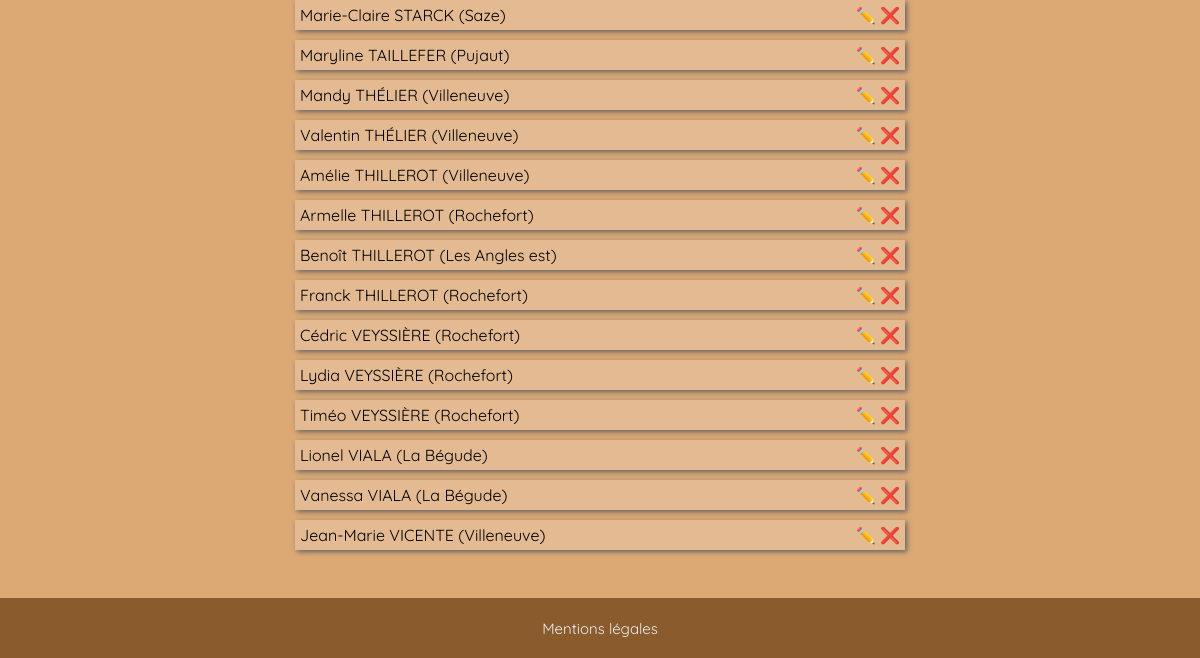
/personnes/ (lower part), run on an earlier commit of the app's database.
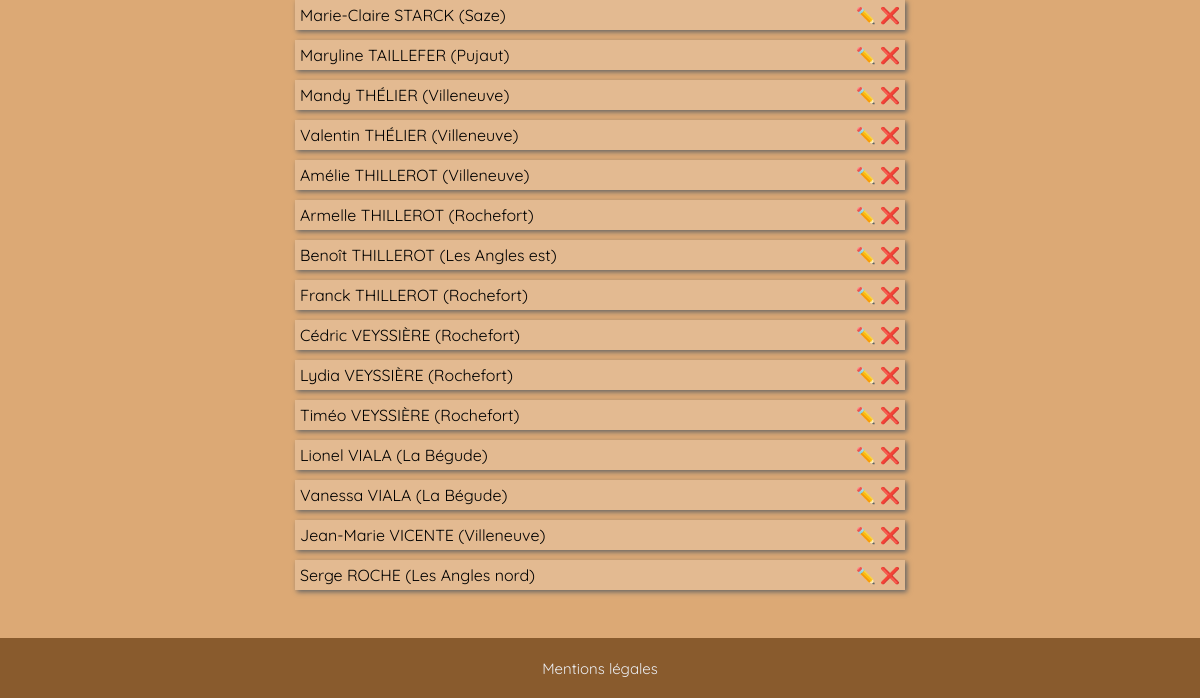
And on a later commit of the database.
### persons/models.py (models this page shows, shortened)
class Person(models.Model):
    GENDER = (
        ("MALE", "Homme"),
        ("FEMALE", "Femme"),
    )
    FUNCTION = (
        ("NONE", ""),
        ("ELDER", "Ancien"),
        ("ASSISTANT", "Assistant"),
    )
    ROLES = (
        ("COORDINATOR", "Coordinateur"),
        ("SECRETARY", "Secrétaire"),
        ("PRED_RESP", "Responsable de la prédication"),
        ("GROUP_RESP", "Responsable de groupe"),
        ("GROUP_ADJ", "Adjoint de groupe"),
        ("GROUP_PREP", "Préposé de groupe"),
        ("TERR_RESP", "Responsable aux territoires"),
        ("TERR_ADJ", "Adjoint aux territoires"),
        ("BOOKS_RESP", "Responsable aux publications"),
        ("BOOKS_ADJ", "Adjoint aux publications"),
        ("CONSEILLOR", "Conseiller adjoint"),
        ("WATCHTOWER_RESP", "Responsable à la Tour de Garde"),
        ("VCM_RESP", "Responsable à la VCM"),
        ("VCM_ADJ", "Adjoint à la VCM"),
        ("WEEKEND_RESP", "Responsable des réunions du week-end"),
        ("WEEKEND_ADJ", "Adjoint aux réunions du week-end"),
        ("WELCOME_RESP", "Responsable de l'accueil"),
        ("WELCOME_MEMBER", "Membre de l'accueil"),
        ("SONO_RESP", "Responsable de la sono"),
        ("SONO_MEMBER", "Membre de la sono"),
        ("PODIUM", "Estrade"),
        ("MICRO", "Perche"),
        ("CLH", "CLH"),
        ("GESTION_RESP", "Responsable du Comité de gestion"),
        ("GESTION_MEMBER", "Membre du Comité de gestion"),
        ("MAINTENANCE_RESP", "Coordinateur à la maintenance"),
        ("CLEANING_RESP", "Coordinateur à l'entretien"),
        ("GREEN_SPACES_RESP", "Responsable des travaux d'espaces verts"),
        ("ACCOUNT_RESP", "Responsable aux comptes"),
        ("ACCOUNT_ADJ", "Adjoint aux comptes"),
        ("TREASURER", "Trésorier"),
        ("BOARD_RESP", "Responsable du tableau d'affichage"),
    )
    STATUS = (
        ("NONE", ""),
        ("UNBAPT_PUBLISHER", "PNB"),
        ("PUBLISHER", "PROCL"),
        ("TEMPORARY", "PA"),
        ("PERMANENT", "PP"),
        ("SPECIAL", "PS"),
    )
    firstname = models.CharField(
        max_length=100,
        verbose_name="Prénom",
    )
    lastname = models.CharField(
        max_length=100,
        verbose_name="Nom",
    )
    gender = models.CharField(
        max_length=6,
        choices=GENDER,
        verbose_name="Genre",
    )
    cong_function = models.CharField(
        max_length=9,
        choices=FUNCTION,
        verbose_name="Fonction",
        blank=True,
        null=True,
    )
    cong_roles = models.CharField(
        max_length=255,
        verbose_name="Rôles",
        blank=True,
        null=True,
    )
    cong_status = models.CharField(
        max_length=16,
        choices=STATUS,
        verbose_name="Statut",
        blank=True,
        null=True,
    )
    group = models.ForeignKey(
        Group,
        on_delete=models.CASCADE,
        verbose_name="Groupe",
        blank=True,
        null=True,
    )
    property
    def fullname(self):
        return f"{self.firstname} {self.lastname.upper()}"

### groups/models.py (models this page shows)
class Group(models.Model):
    name = models.CharField(
        max_length=50,
    )
    def __str__(self):
        return self.name

### persons/views.py (the view)
# urls.py: path("", PersonsView.as_view(), name="persons"),
class PersonsView(ListView):
    model = Person
    context_object_name = "persons"
    template_name = "persons/index.html"
    def get_context_data(self, **kwargs):
        context = super().get_context_data(**kwargs)
        context["count"] = self.get_queryset().count()
        return context

### persons/templates/persons/index.html (shortened to what this page needs)
{% extends 'vla_django/base.html' %} {% load static %} {% block extra_css %}
<link rel="stylesheet" href="{% static 'style/persons.css' %}" />
{% endblock %}  {% block title %}VLA | Membres{% endblock %} {% block content %}
<main>
  <section>
    {% for person in persons %}
    <div>
      <span class="{{person.cong_status}} {{person.cong_function}}">{{person.fullname}} ({{person.group}})</span>
      <span>✏️ ❌</span>
    </div>
    {% empty %}
    <div>Aucun membre trouvé.</div>
    {% endfor %}
  </section>
</main>
{% endblock %}

What changed in the data, as far as the page shows it:
added Person: fullname "Serge ROCHE", group "Les Angles nord"
